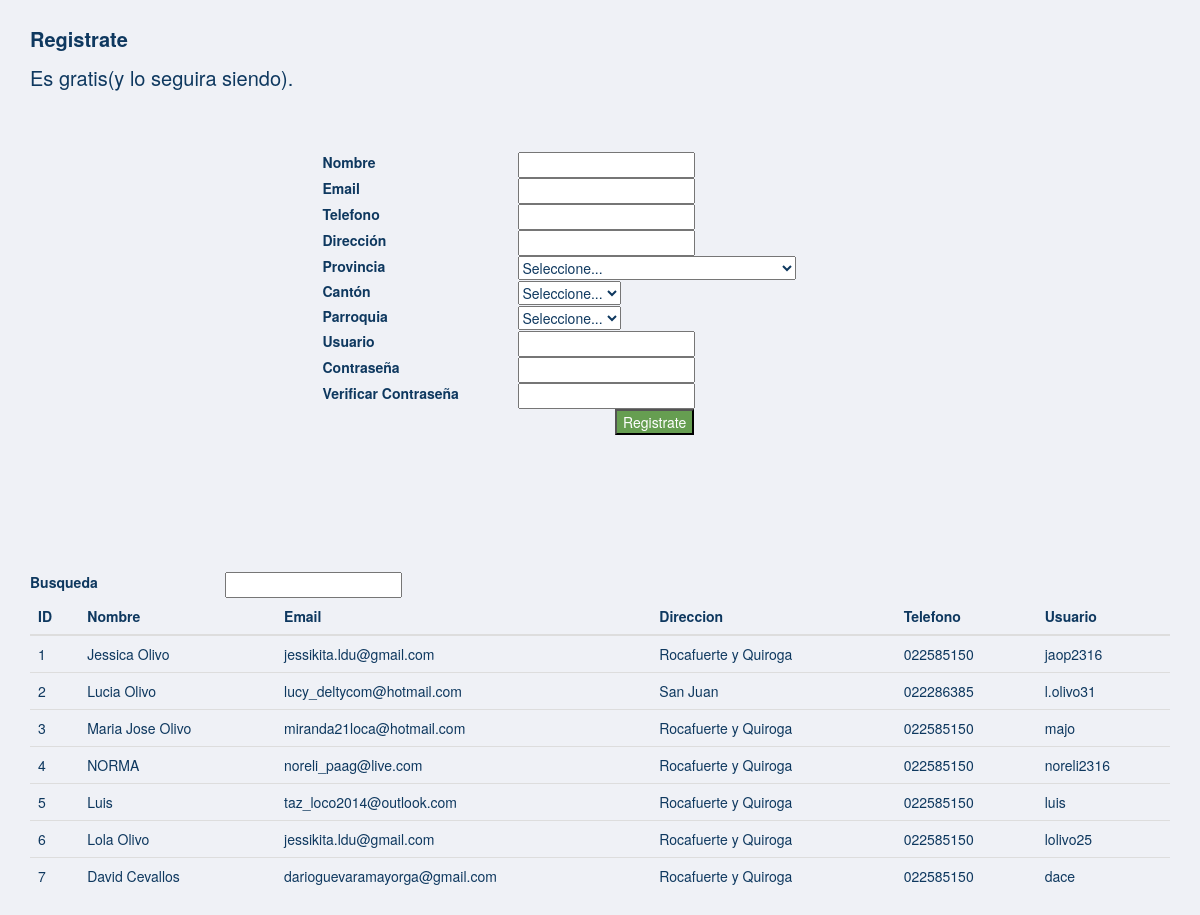
The page / on the database its author committed.
### tables this page shows
CREATE TABLE IF NOT EXISTS `usuario` (
  `id` int(11) NOT NULL,
  `nombre` varchar(100) NOT NULL,
  `email` varchar(50) NOT NULL,
  `telefono` varchar(13) NOT NULL,
  `direccion` varchar(50) NOT NULL,
  `provincia` varchar(80) NOT NULL,
  `canton` varchar(100) NOT NULL,
  `parroquia` varchar(100) NOT NULL,
  `usuario` varchar(15) NOT NULL,
  `contrasenia` varchar(20) NOT NULL
);

### index.php (the view, shortened to what this page needs)
<?php
$conn = new mysqli('localhost' , 'root' , '', 'registros');
$query2 = "SELECT * FROM usuario";
$result2 = $conn ->query($query2);
$rows2 = $result2 ->num_rows;
$usuarios=array();
for ($j = 0 ; $j < $rows2 ; ++$j){
  $result2 ->data_seek($j);
  $usuarios[] = $result2 ->fetch_array(MYSQLI_ASSOC);
}
?>
<!DOCTYPE html>
<html>
<head>
 <link href="css/bootstrap.min.css" rel="stylesheet">
 <link rel="stylesheet" type="text/css" href="css/styles.css">
 <link rel="stylesheet" href="http://jqueryvalidation.org/files/demo/site-demos.css">
</head>
<body>
<div class="container">
<div class="row" id="encabezado">
<div class="col-md-12">
<p id ='titulo1'><b>Registrate</b></p>
</div>
<div class="col-md-12">
<p id = 'titulo1'> Es gratis(y lo seguira siendo).</p>
</div>
</div>
<form action="" method='POST' id="usuario" novalidate="novalidate">
<div class="row" id="fila1">
<div class="col-md-3">
</div>
<div class="col-md-2">
<label for="Nombre">Nombre</label>
</div>
<div class="col-md-3">
<input type="text" id="nombre" value="" name="nombre">
</div>
</div>
<div class="row "id="fila2">
<div class="col-md-3">
</div>
<div class="col-md-2">
<label for="Email">Email</label>
</div>
<div class="col-md-3">
<input type="text" id="email" value="" name="email">
</div>
</div>
<div class="row" id="fila3">
<div class="col-md-3">
</div>
<div class="col-md-2">
<label for="telefono">Telefono</label>
</div>
<div class="col-md-3">
<input type="text" id="telefono" value="" name="telefono">
</div>
</div>
<div class="row" id="fila4">
<div class="col-md-3">
</div>
<div class="col-md-2">
<label for="direccion">Dirección</label>
</div>
<div class="col-md-3">
<input type="text" id="direccion" value="" name="direccion">
</div>
</div>
<div class="row" id="fila5">
<div class="col-md-3">
</div>
<div class="col-md-2">
<label for="provincia">Provincia</label>
</div>
<div class="col-md-3">
<select id="provincia" name="provincia">
  <option value="">Seleccione...</option>
</select>
</div>
</div>
<div class="row" id="fila5C">
<div class="col-md-3">
</div>
<div class="col-md-2">
<label for="canton">Cantón</label>
</div>
<div class="col-md-3">
<select id="canton" name="canton">
  <option value="">Seleccione...</option>
</select>
</div>
</div>
<div class="row" id="fila5P">
  <div class="col-md-3">
</div>
 <div class="col-md-2">
<label for="parroquia">Parroquia</label>
</div>
 <div class="col-md-3">
<select id="parroquia" name="parroquia">
  <option value="">Seleccione...</option>
</select>
</div>
</div>
<div class="row" id="fila6">
<div class="col-md-3">
</div>
<div class="col-md-2">
<label for="usuario">Usuario</label>
</div>
<div class="col-md-3">
<input type="text" id="usuario" value="" name="usuario">
</div>
</div>
<div class="row" id="fila7">
<div class="col-md-3">
</div>
<div class="col-md-2">
<label for="contrasenia">Contraseña</label>
</div>
<div class="col-md-3">
<input type="password" id="contrasenia" value="" name="contrasenia">
</div>
</div>
<div class="row" id="fila8">
<div class="col-md-3">
</div>
<div class="col-md-2">
<label for="contrasenia">Verificar Contraseña</label>
</div>
<div class="col-md-3">
<input type="password" id="contrasenia2" value="" name="contrasenia2">
</div>
</div>
<div class="row" id="fila9">
<div class="col-md-3">
</div>
<div class="col-md-3">
</div>
<div class="col-md-3">
<button  id="btnRegistrar" name="registrar"> Registrate</button>
</div>
</div>
</form>
<div class="row" id="mensaje">
<div class="col-md-12">
<div id="mensaje" class="alert"></div>
</div>
</div>
<div class="row" id="buscar">
 <div class="col-md-2">
 <label for="busqueda">Busqueda</label>
</div>
<div class="col-md-2">
 <input type="text" id="busqueda" />
 </div>
</div>
<div class="row" id="tablaRegistro">
<div class="col-md-12">
<table id="tabla_usuarios" class="table">
<thead>
  <tr>
    <th>ID</th>
    <th>Nombre</th>
    <th>Email</th>
    <th>Direccion</th>
    <th>Telefono</th>
    <th>Usuario</th>
  </tr>
</thead>
<tbody>
  <?php
  $contador = 0;
  foreach ($usuarios as $usuario) {
    echo '<tr>';
     echo '<td class="id" data-campo="id"><span>'. $usuario['id'] .'</span></td>';
    echo '<td id="nombre' . $contador . '" data-campo="nombre" class="editable"><span>'. $usuario['nombre'] .'</span></td>';
    echo '<td id="email' . $contador . '" data-campo="email" class="editable"><span>'. $usuario['email'] .'</span></td>';
    echo '<td id="direccion' . $contador . '" data-campo="direccion" class="editable"><span> '. $usuario['direccion'] .'</span> </td>';
     echo '<td id="telefono' . $contador . '" data-campo="telefono" class="editable"> <span>'. $usuario['telefono'] .'</span> </td>';
    echo '<td id="usuario' . $contador . '" data-campo="usuario" class="editable"> <span>'. $usuario['usuario'] .'</span> </td>';
    echo '</tr>';
  $contador++;
  }
  ?>
  </tbody>
</table>
</div>
<div class="row" id="mensaje2">
</div>
</div>
</div>
</body>
</html>

### css/styles.css (style rules this page uses)
body { background-color:#EFF1F6; color :#0E385F; text-align:left; }
#mensaje { padding-bottom:25px; }
#encabezado { text-align:center; padding-top: 25px; padding-bottom:50px; }
#fila9 { padding-bottom:50px; }
#titulo1 { text-align:left; color :#0E385F; font-size:20px; }
#btnRegistrar { background-color:#669E51; color:white; width:150; height:35; }

### rows shown on the page
usuario: id "1", nombre "Jessica Olivo", email "jessikita.ldu@gmail.com", direccion "Rocafuerte y Quiroga", telefono "022585150", usuario "jaop2316"
usuario: id "2", nombre "Lucia Olivo", email "lucy_deltycom@hotmail.com", direccion "San Juan", telefono "022286385", usuario "l.olivo31"
usuario: id "3", nombre "Maria Jose Olivo", email "miranda21loca@hotmail.com", direccion "Rocafuerte y Quiroga", telefono "022585150", usuario "majo"
usuario: id "4", nombre "NORMA", email "noreli_paag@live.com", direccion "Rocafuerte y Quiroga", telefono "022585150", usuario "noreli2316"
usuario: id "5", nombre "Luis", email "taz_loco2014@outlook.com", direccion "Rocafuerte y Quiroga", telefono "022585150", usuario "luis"
usuario: id "6", nombre "Lola Olivo", email "jessikita.ldu@gmail.com", direccion "Rocafuerte y Quiroga", telefono "022585150", usuario "lolivo25"
usuario: id "7", nombre "David Cevallos", email "darioguevaramayorga@gmail.com", direccion "Rocafuerte y Quiroga", telefono "022585150", usuario "dace"
